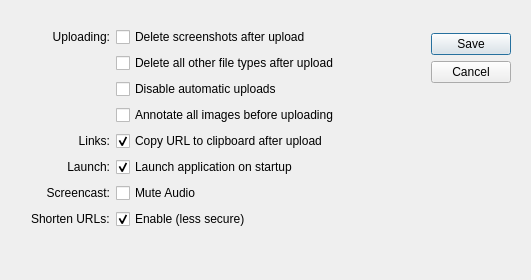
  <widget class="QWidget" name="preferencesPage">
   <attribute name="icon">
    <iconset resource="resources.qrc">
     <normaloff>:/res/icon_preferences.png</normaloff>:/res/icon_preferences.png</iconset>
   </attribute>
   <attribute name="title">
    <string>Preferences</string>
   </attribute>
   <layout class="QGridLayout" name="gridLayout_7">
    <item row="2" column="0">
     <layout class="QGridLayout" name="gridLayoutPreferences">
      <property name="leftMargin">
       <number>20</number>
      </property>
      <property name="topMargin">
       <number>0</number>
      </property>
      <property name="rightMargin">
       <number>3</number>
      </property>
      <item row="1" column="0">
       <widget class="QLabel" name="uploadingLabel">
        <property name="text">
         <string>Uploading:</string>
        </property>
        <property name="alignment">
         <set>Qt::AlignRight|Qt::AlignTrailing|Qt::AlignVCenter</set>
        </property>
       </widget>
      </item>
      <item row="1" column="1">
       <widget class="QCheckBox" name="deleteAfterUploadCheckBox">
        <property name="enabled">
         <bool>true</bool>
        </property>
        <property name="text">
         <string>Delete screenshots after upload</string>
        </property>
        <property name="checked">
         <bool>false</bool>
        </property>
       </widget>
      </item>
      <item row="2" column="1">
       <widget class="QCheckBox" name="deleteOtherCheckBox">
        <property name="text">
         <string>Delete all other file types after upload</string>
        </property>
        <property name="checked">
         <bool>false</bool>
        </property>
       </widget>
      </item>
      <item row="6" column="1">
       <widget class="QCheckBox" name="startAtLoginCheckBox">
        <property name="text">
         <string>Launch application on startup</string>
        </property>
        <property name="checked">
         <bool>true</bool>
        </property>
       </widget>
      </item>
      <item row="6" column="0">
       <widget class="QLabel" name="launchLabel">
        <property name="text">
         <string>Launch:</string>
        </property>
        <property name="alignment">
         <set>Qt::AlignRight|Qt::AlignTrailing|Qt::AlignVCenter</set>
        </property>
       </widget>
      </item>
      <item row="1" column="3" rowspan="3" colspan="2">
       <layout class="QGridLayout" name="gridLayout">
        <property name="margin">
         <number>6</number>
        </property>
        <item row="1" column="1">
         <widget class="QPushButton" name="cancelpushButton">
          <property name="maximumSize">
           <size>
            <width>92</width>
            <height>24</height>
           </size>
          </property>
          <property name="text">
           <string>Cancel</string>
          </property>
         </widget>
        </item>
        <item row="0" column="1">
         <widget class="QPushButton" name="okpushButton">
          <property name="maximumSize">
           <size>
            <width>92</width>
            <height>24</height>
           </size>
          </property>
          <property name="text">
           <string>Save</string>
          </property>
          <property name="autoDefault">
           <bool>false</bool>
          </property>
          <property name="default">
           <bool>true</bool>
          </property>
         </widget>
        </item>
        <item row="2" column="1">
         <spacer name="verticalSpacer_2">
          <property name="orientation">
           <enum>Qt::Vertical</enum>
          </property>
          <property name="sizeHint" stdset="0">
           <size>
            <width>0</width>
            <height>0</height>
           </size>
          </property>
         </spacer>
        </item>
        <item row="0" column="0">
         <spacer name="horizontalSpacer_10">
          <property name="orientation">
           <enum>Qt::Horizontal</enum>
          </property>
          <property name="sizeHint" stdset="0">
           <size>
            <width>40</width>
            <height>20</height>
           </size>
          </property>
         </spacer>
        </item>
       </layout>
      </item>
      <item row="3" column="1">
       <widget class="QCheckBox" name="disableAutoUploadCheckBox">
        <property name="text">
         <string>Disable automatic uploads</string>
        </property>
        <property name="checked">
         <bool>false</bool>
        </property>
       </widget>
      </item>
      <item row="4" column="1">
       <widget class="QCheckBox" name="editorCheckBox">
        <property name="enabled">
         <bool>true</bool>
        </property>
        <property name="text">
         <string>Annotate all images before uploading</string>
        </property>
        <property name="checked">
         <bool>false</bool>
        </property>
       </widget>
      </item>
      <item row="5" column="1">
       <widget class="QCheckBox" name="copyUrlCheckBox">
        <property name="text">
         <string>Copy URL to clipboard after upload</string>
        </property>
        <property name="checked">
         <bool>true</bool>
        </property>
       </widget>
      </item>
      <item row="5" column="0">
       <widget class="QLabel" name="linksLabel">
        <property name="text">
         <string>Links:</string>
        </property>
        <property name="alignment">
         <set>Qt::AlignRight|Qt::AlignTrailing|Qt::AlignVCenter</set>
        </property>
       </widget>
      </item>
      <item row="1" column="2">
       <spacer name="horizontalSpacer_2">
        <property name="orientation">
         <enum>Qt::Horizontal</enum>
        </property>
        <property name="sizeHint" stdset="0">
         <size>
          <width>40</width>
          <height>20</height>
         </size>
        </property>
       </spacer>
      </item>
      <item row="9" column="1">
       <spacer name="verticalSpacer_4">
        <property name="orientation">
         <enum>Qt::Vertical</enum>
        </property>
        <property name="sizeHint" stdset="0">
         <size>
          <width>20</width>
          <height>40</height>
         </size>
        </property>
       </spacer>
      </item>
      <item row="8" column="0">
       <widget class="QLabel" name="urlShortenerLabel">
        <property name="text">
         <string>Shorten URLs:</string>
        </property>
       </widget>
      </item>
      <item row="8" column="1">
       <widget class="QCheckBox" name="urlShortenerCheckBox">
        <property name="text">
         <string>Enable (less secure)</string>
        </property>
        <property name="checked">
         <bool>true</bool>
        </property>
       </widget>
      </item>
      <item row="7" column="0">
       <widget class="QLabel" name="label">
        <property name="text">
         <string>Screencast:</string>
        </property>
        <property name="alignment">
         <set>Qt::AlignRight|Qt::AlignTrailing|Qt::AlignVCenter</set>
        </property>
       </widget>
      </item>
      <item row="7" column="1">
       <widget class="QCheckBox" name="muteCheckBox">
        <property name="text">
         <string>Mute Audio</string>
        </property>
       </widget>
      </item>
      <item row="0" column="1">
       <spacer name="verticalSpacer_6">
        <property name="orientation">
         <enum>Qt::Vertical</enum>
        </property>
        <property name="sizeType">
         <enum>QSizePolicy::Fixed</enum>
        </property>
        <property name="sizeHint" stdset="0">
         <size>
          <width>20</width>
          <height>16</height>
         </size>
        </property>
       </spacer>
      </item>
     </layout>
    </item>
   </layout>
  </widget>
